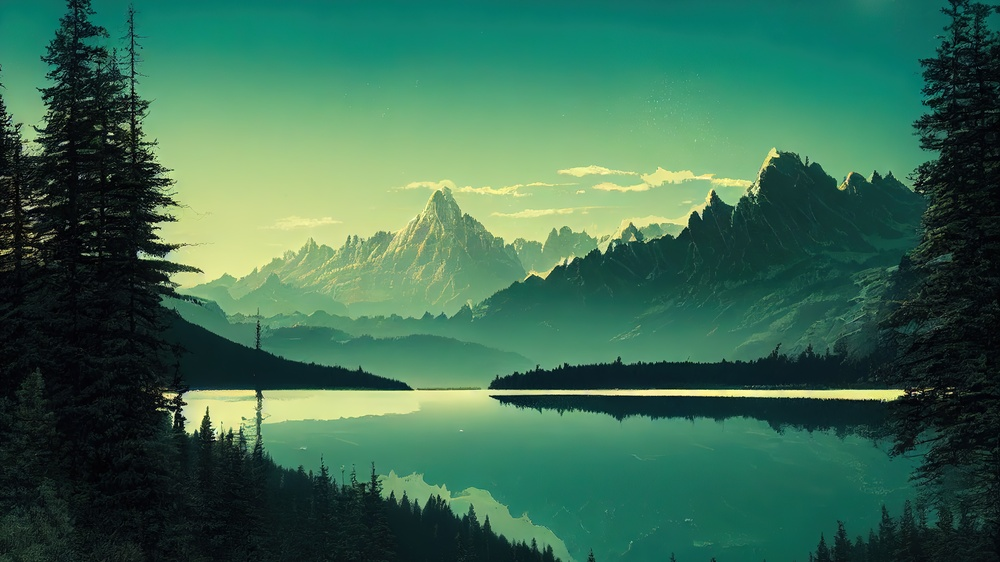
#> input picture image.jpg, 1000 x 562 px, shrunk from 3840 x 2160 before the run
$ python dip2.py   (older library calls are emulated)
#> lines starting #> are read from the running program, lines starting #| are printed output that depends on the picture
import cv2
import numpy as np
from matplotlib import pyplot as plt

# Read the image
image_path = 'image.jpg'  # Replace with the path to your image
image = cv2.imread(image_path, cv2.IMREAD_GRAYSCALE)
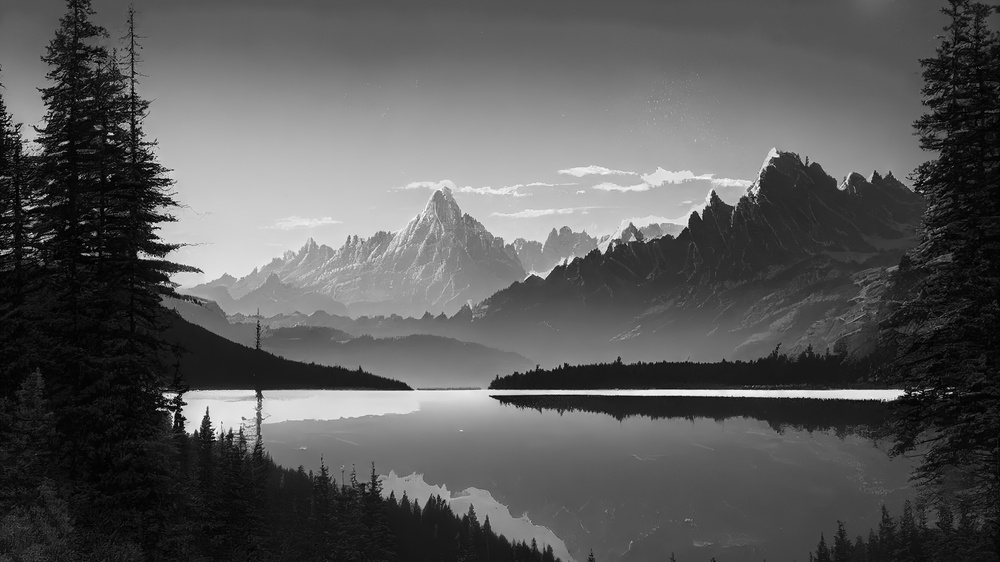
#> image: shape (562, 1000); min 0, max 252, mean 89.5

if image is None:
    print("Error: Image not found or unable to read the image.")
    exit()

# Apply Gaussian Blur
blurred_image = cv2.GaussianBlur(image, (5, 5), 0)

# Apply Sobel filter for detecting gradients in X and Y directions
sobel_x = cv2.Sobel(image, cv2.CV_64F, 1, 0, ksize=3)
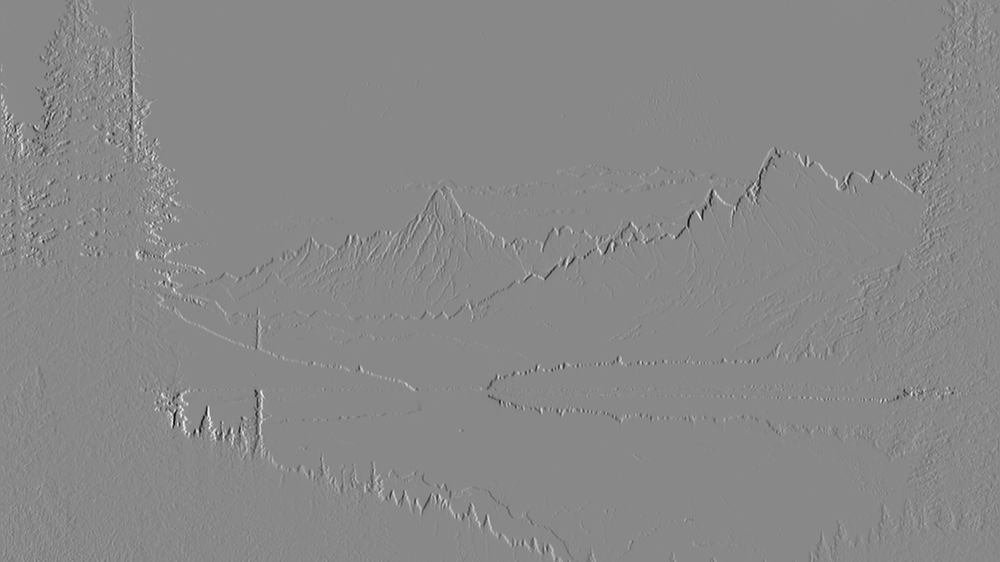
#> sobel_x: shape (562, 1000) float64; min -865, max 749, mean -0.1; drawn with min black and max white
sobel_y = cv2.Sobel(image, cv2.CV_64F, 0, 1, ksize=3)
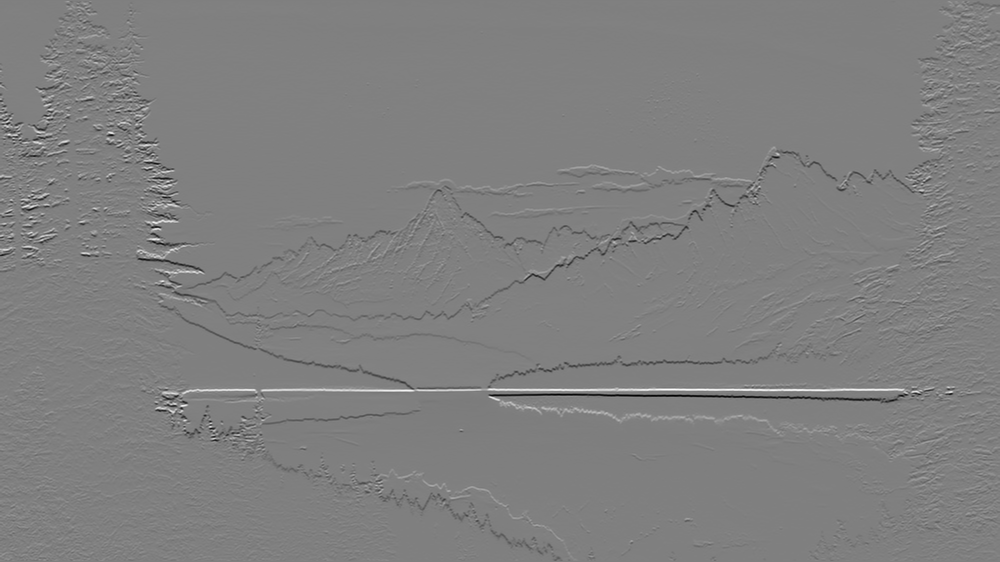
#> sobel_y: shape (562, 1000) float64; min -910, max 903, mean -0.6; drawn with min black and max white
sobel_combined = cv2.magnitude(sobel_x, sobel_y)
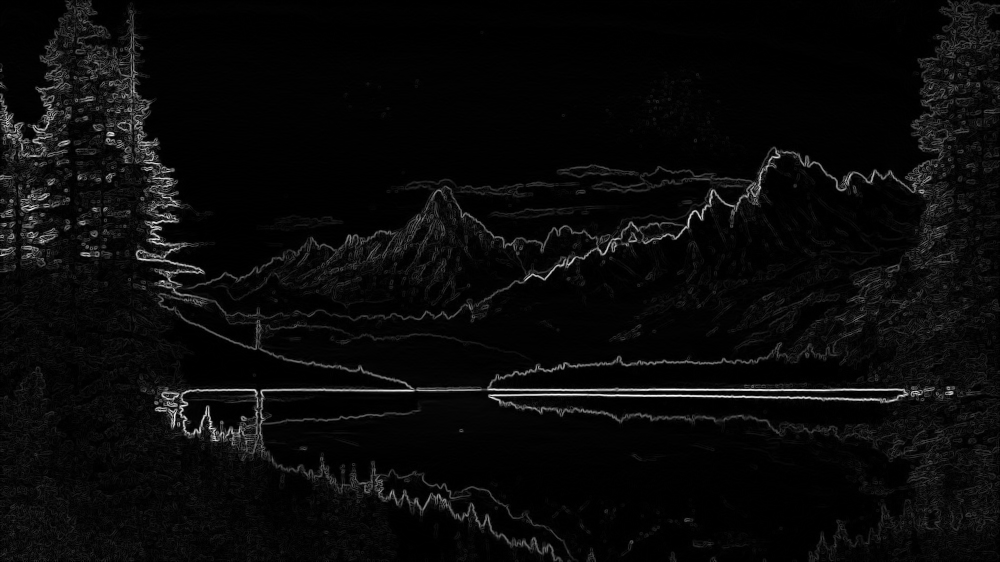
#> sobel_combined: shape (562, 1000) float64; min 0, max 911.2, mean 36.5; drawn with min black and max white

# Display the results
plt.figure(figsize=(12, 8))

plt.subplot(1, 3, 1)
plt.title('Original Image')
plt.imshow(image, cmap='gray')
plt.axis('off')

plt.subplot(1, 3, 2)
plt.title('Blurred Image')
plt.imshow(blurred_image, cmap='gray')
plt.axis('off')

plt.subplot(1, 3, 3)
plt.title('Sobel Combined')
plt.imshow(sobel_combined, cmap='gray')
plt.axis('off')

plt.tight_layout()
plt.show()
